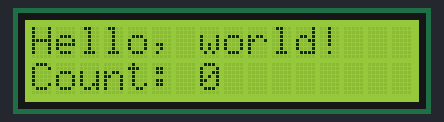
Bench run of a sketch on a simulated Arduino Uno, built with avr-gcc and run on an emulated ATmega328P. On the bench: 16×2 character LCD.

Above: at 0.1 s.
At 4.1 s:
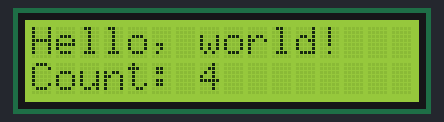
At 9.1 s:
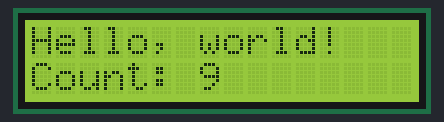
At 19.1 s:
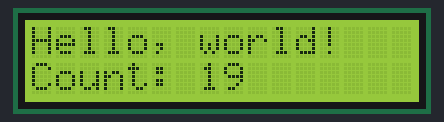
At 28.2 s:
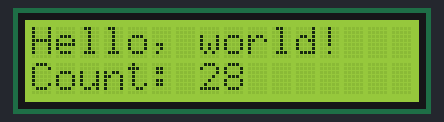
At 38.2 s:
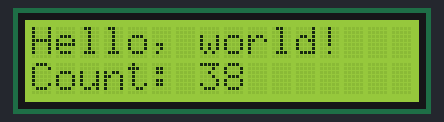

The sketch:

sketch_nov23a.ino
```cpp
#include <LiquidCrystal.h>

// adjust these to YOUR wiring
LiquidCrystal lcd(8, 9, 10, 11, 12, 13);

void setup() {
  lcd.begin(16, 2);
  lcd.print("Hello, world!");
}

void loop() {
  lcd.setCursor(0, 40);
  static int n = 0;
  lcd.print("Count: ");
  lcd.print(n++);
  delay(1000);
}
```

Measured:
- what the display in image 1 shows lasts 1.0 s, from 4.1 s to 5.1 s
